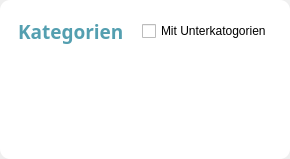
         <widget class="QWidget" name="page_3">
          <layout class="QVBoxLayout" name="verticalLayout_4">
           <property name="leftMargin">
            <number>0</number>
           </property>
           <property name="topMargin">
            <number>0</number>
           </property>
           <property name="rightMargin">
            <number>0</number>
           </property>
           <property name="bottomMargin">
            <number>0</number>
           </property>
           <item>
            <widget class="QFrame" name="frame_2">
             <property name="minimumSize">
              <size>
               <width>290</width>
               <height>0</height>
              </size>
             </property>
             <property name="maximumSize">
              <size>
               <width>275</width>
               <height>16777215</height>
              </size>
             </property>
             <property name="styleSheet">
              <string notr="true">QFrame {
    background-color: rgb(255,255,255);
	border-radius: 10px;
}</string>
             </property>
             <property name="frameShape">
              <enum>QFrame::StyledPanel</enum>
             </property>
             <property name="frameShadow">
              <enum>QFrame::Raised</enum>
             </property>
             <layout class="QVBoxLayout" name="verticalLayout_2">
              <item>
               <widget class="QWidget" name="widget" native="true">
                <layout class="QHBoxLayout" name="horizontalLayout_5">
                 <item>
                  <widget class="QLabel" name="categoryTitle">
                   <property name="font">
                    <font>
                     <family>Lucida Bright</family>
                     <pointsize>14</pointsize>
                     <bold>true</bold>
                    </font>
                   </property>
                   <property name="styleSheet">
                    <string notr="true">QLabel {
	color: rgb(84, 159, 176)
}</string>
                   </property>
                   <property name="text">
                    <string>Kategorien</string>
                   </property>
                  </widget>
                 </item>
                 <item>
                  <widget class="QCheckBox" name="exactPathCheckBox">
                   <property name="text">
                    <string>Mit Unterkatogorien</string>
                   </property>
                   <property name="tristate">
                    <bool>false</bool>
                   </property>
                  </widget>
                 </item>
                </layout>
               </widget>
              </item>
              <item>
               <widget class="QTreeWidget" name="categoryTreeWidget">
                <property name="palette">
                 <palette>
                  <active>
                   <colorrole role="Button">
                    <brush brushstyle="SolidPattern">
                     <color alpha="255">
                      <red>255</red>
                      <green>255</green>
                      <blue>255</blue>
                     </color>
                    </brush>
                   </colorrole>
                   <colorrole role="Base">
                    <brush brushstyle="SolidPattern">
                     <color alpha="255">
                      <red>255</red>
                      <green>255</green>
                      <blue>255</blue>
                     </color>
                    </brush>
                   </colorrole>
                   <colorrole role="Window">
                    <brush brushstyle="SolidPattern">
                     <color alpha="255">
                      <red>255</red>
                      <green>255</green>
                      <blue>255</blue>
                     </color>
                    </brush>
                   </colorrole>
                  </active>
                  <inactive>
                   <colorrole role="Button">
                    <brush brushstyle="SolidPattern">
                     <color alpha="255">
                      <red>255</red>
                      <green>255</green>
                      <blue>255</blue>
                     </color>
                    </brush>
                   </colorrole>
                   <colorrole role="Base">
                    <brush brushstyle="SolidPattern">
                     <color alpha="255">
                      <red>255</red>
                      <green>255</green>
                      <blue>255</blue>
                     </color>
                    </brush>
                   </colorrole>
                   <colorrole role="Window">
                    <brush brushstyle="SolidPattern">
                     <color alpha="255">
                      <red>255</red>
                      <green>255</green>
                      <blue>255</blue>
                     </color>
                    </brush>
                   </colorrole>
                  </inactive>
                  <disabled>
                   <colorrole role="Button">
                    <brush brushstyle="SolidPattern">
                     <color alpha="255">
                      <red>255</red>
                      <green>255</green>
                      <blue>255</blue>
                     </color>
                    </brush>
                   </colorrole>
                   <colorrole role="Base">
                    <brush brushstyle="SolidPattern">
                     <color alpha="255">
                      <red>255</red>
                      <green>255</green>
                      <blue>255</blue>
                     </color>
                    </brush>
                   </colorrole>
                   <colorrole role="Window">
                    <brush brushstyle="SolidPattern">
                     <color alpha="255">
                      <red>255</red>
                      <green>255</green>
                      <blue>255</blue>
                     </color>
                    </brush>
                   </colorrole>
                  </disabled>
                 </palette>
                </property>
                <property name="font">
                 <font>
                  <pointsize>12</pointsize>
                 </font>
                </property>
                <property name="cursor" stdset="0">
                 <cursorShape>PointingHandCursor</cursorShape>
                </property>
                <property name="styleSheet">
                 <string notr="true">QTreeView::item:selected {
	background-color: rgb(84,159,176);
	color: white;
}

QTreeView::item:hover {
	background-color: rgba(84,159,176,0.5);
	color: white;
}</string>
                </property>
                <property name="sizeAdjustPolicy">
                 <enum>QAbstractScrollArea::AdjustToContents</enum>
                </property>
                <property name="verticalScrollMode">
                 <enum>QAbstractItemView::ScrollPerItem</enum>
                </property>
                <property name="horizontalScrollMode">
                 <enum>QAbstractItemView::ScrollPerPixel</enum>
                </property>
                <attribute name="headerVisible">
                 <bool>false</bool>
                </attribute>
                <attribute name="headerCascadingSectionResizes">
                 <bool>false</bool>
                </attribute>
                <attribute name="headerMinimumSectionSize">
                 <number>0</number>
                </attribute>
                <attribute name="headerDefaultSectionSize">
                 <number>0</number>
                </attribute>
                <attribute name="headerStretchLastSection">
                 <bool>false</bool>
                </attribute>
                <column>
                 <property name="text">
                  <string notr="true">1</string>
                 </property>
                </column>
               </widget>
              </item>
             </layout>
            </widget>
           </item>
          </layout>
         </widget>
